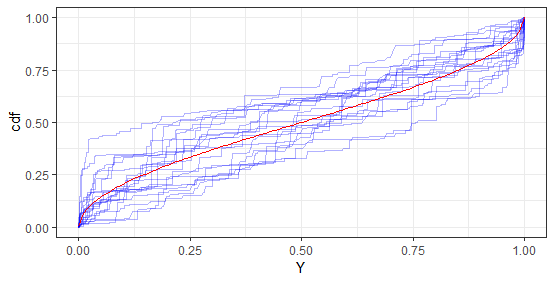

Write R code to recreate this figure.
stick_breaking <- function(G0,gamma){
    Y <- c()
    p <- c()
    cumprod<- 1

    # stickの残りがなくなるまで繰り返す
    while(cumprod > .Machine$double.eps){
        Y <- append(Y, G0(1))
        theta <- rbeta(1,1,gamma)
        p <- append(p, theta*cumprod)
        cumprod <- cumprod*(1-theta)
    }

    G <- data.frame(Y,p)
    G <- G[order(G$Y),]
    G <- transform(G,cdf = cumsum(G$p))

    return(G)
}

library(ggplot2)
library(latex2exp)

library(functional)
G0 <- Curry("rbeta",shape1=0.5,shape2=0.5)
gamma <- 20

pG0 <- Curry("pbeta",shape1=0.5,shape2=0.5)

# Gを10回生成してGsにまとめる
Gs <- transform(GP(G0,gamma), group = 1)
for(i in 2:20){
    Gs <- rbind(Gs,transform(stick_breaking(G0,gamma), group = i))
}

ggplot(Gs, aes(x = Y, y = cdf,group=group)) +
    geom_line(color="blue",alpha=0.3) +
    stat_function(fun=pG0,color="red") +
    theme_bw()
    # labs(title=TeX("$G\\sim DP(\\gamma=20, \\G_0=N(0,1))$"))
